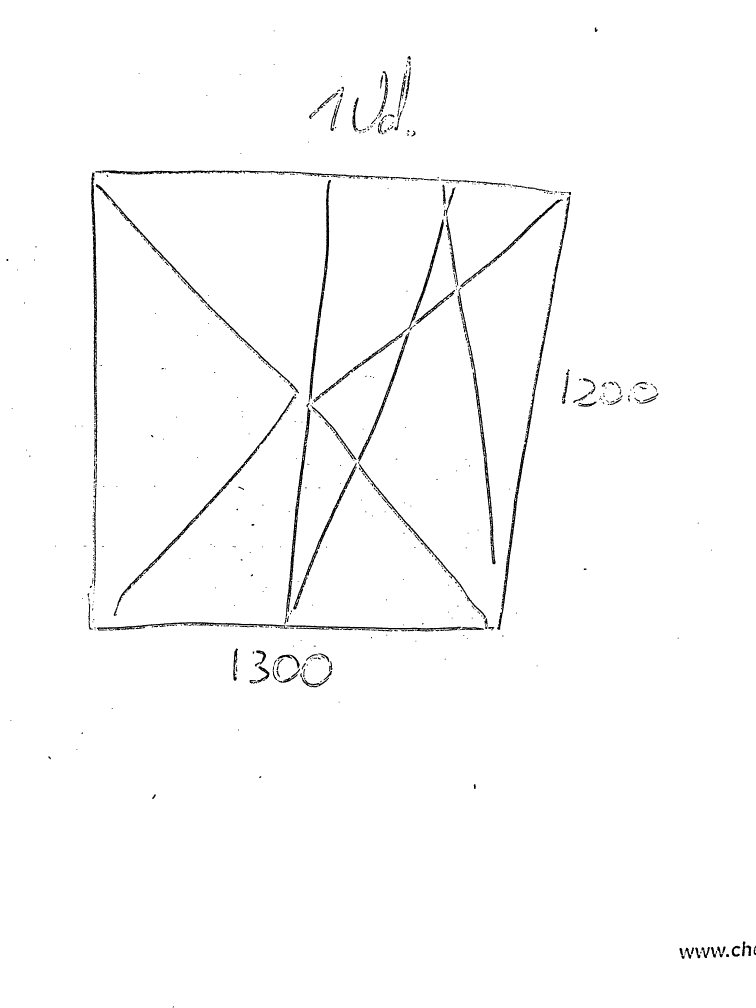
#> input picture foto_limpia.png, 3024 x 4032 px (shown at 1/4 size)
$ python separar-ventanas.py
#> lines starting #> are read from the running program, lines starting #| are printed output that depends on the picture; after the words box and inside, x2 and y2 are one past the last pixel; in counts of white or black regions, pixels touching at a corner belong together
import cv2
import numpy as np
import os
import shutil

# ==========================================
# BORRAR RECORTES ANTERIORES
# ==========================================

if os.path.exists("recortes"):
    shutil.rmtree("recortes")

os.makedirs("recortes")

# ==========================================
# CARGAR IMAGEN
# ==========================================

img = cv2.imread("foto_limpia.png")
#> img is the input picture: shape (4032, 3024, 3); 98.6% white; 820 black regions (381 under 20 px), largest, box (x1, y1, x2, y2) and area: (1989, 984, 2249, 2519) 13416, (468, 1583, 1185, 2426) 9457, (1832, 1165, 1982, 2257) 9320

if img is None:
    print("ERROR: no existe foto_limpia.png")
    exit()

gris = cv2.cvtColor(img, cv2.COLOR_BGR2GRAY)

# ==========================================
# INVERTIR
# ==========================================

invertida = 255 - gris
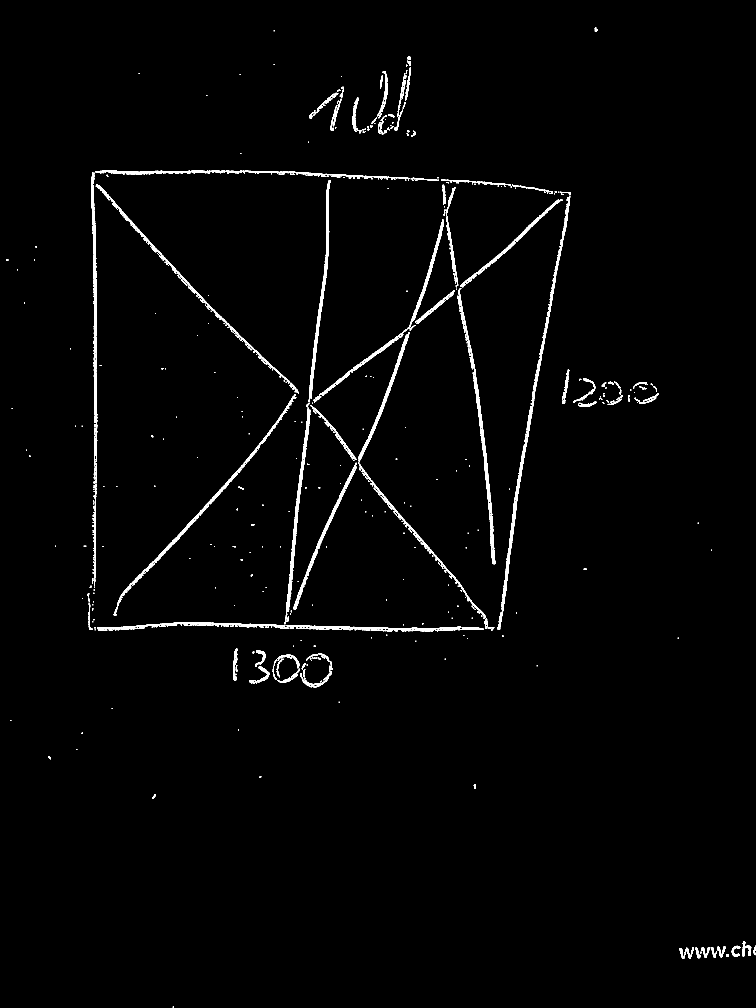
#> invertida: shape (4032, 3024) (shown at 1/4 size); 1.4% white; 820 white regions (381 under 20 px), largest, box (x1, y1, x2, y2) and area: (1989, 984, 2249, 2519) 13416, (468, 1583, 1185, 2426) 9457, (1832, 1165, 1982, 2257) 9320

# ==========================================
# THRESHOLD
# ==========================================

_, binaria = cv2.threshold(
    invertida,
    40,
    255,
    cv2.THRESH_BINARY
)

# ==========================================
# DILATAR
# ==========================================

kernel = np.ones((5,5), np.uint8)

dilatada = cv2.dilate(
    binaria,
    kernel,
    iterations=2
)
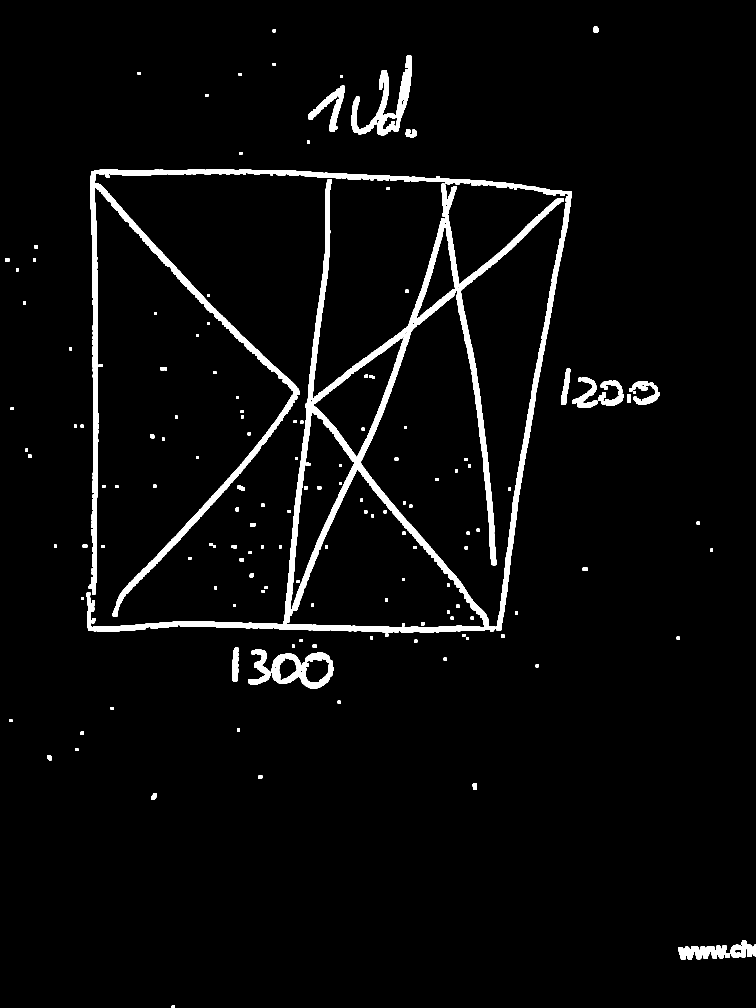
#> dilatada: shape (4032, 3024) (shown at 1/4 size); 3.6% white; 159 white regions

# ==========================================
# CONTORNOS EXTERNOS SOLO
# ==========================================

contornos, _ = cv2.findContours(
    dilatada,
    cv2.RETR_EXTERNAL,
    cv2.CHAIN_APPROX_SIMPLE
)
#> contornos = 133 contours; largest, box (x1, y1, x2, y2) and area: (346, 716, 2256, 2530) 599488, (355, 678, 1759, 2468) 101914, (1760, 714, 2288, 2523) 40446, (1405, 220, 1647, 541) 20516, (1087, 2610, 1334, 2753) 18882

# ==========================================
# RECTANGULOS VALIDOS
# ==========================================

rectangulos = []

for c in contornos:

    x, y, w, h = cv2.boundingRect(c)

    area = w * h

    if area < 40000:
        continue

    # ignorar mancha negra izquierda
    if x < 100 and h > img.shape[0] * 0.5:
        continue

    rectangulos.append((x, y, w, h))
#> this loop made 133 passes
#> (c, x, y, w, h, area) on passes 10, 12, 13, 14, 15, 16, 17, 21: ([[302, 2993], [302, 3003], [312, 3003], [312, 2993]], 302, 2993, 11, 11, 121), ([[949, 2914], [949, 2925], [959, 2925], [959, 2914]], 949, 2914, 11, 12, 132), ([[38, 2877], [38, 2887], [48, 2887], [48, 2877]], 38, 2877, 11, 11, 121), ([[443, 2828], [443, 2838], [454, 2838], [454, 2828]], 443, 2828, 12, 11, 132), ([[1351, 2803], [1351, 2813], [1361, 2813], [1361, 2803]], 1351, 2803, 11, 11, 121), ([[2143, 2658], [2143, 2668], [2153, 2668], [2153, 2658]], 2143, 2658, 11, 11, 121), ([[1775, 2631], [1775, 2641], [1786, 2641], [1786, 2631]], 1775, 2631, 12, 11, 132), ([[1251, 2579], [1251, 2589], [1266, 2589], [1266, 2579]], 1251, 2579, 16, 11, 176)
#> (x, y, w, h, area) on passes 1 to 6: (687, 4021, 12, 11, 132), (2900, 3812, 20, 20, 400), (2714, 3782, 192, 57, 10944), (3011, 3779, 13, 46, 598), (2923, 3762, 86, 69, 5934), (605, 3174, 22, 26, 572)
#> after the loop, rectangulos = [(346, 716, 1910, 1814), (1760, 714, 528, 1809), (355, 678, 1404, 1790), (1405, 220, 242, 321)]

# ==========================================
# ELIMINAR RECTANGULOS DENTRO DE OTROS
# ==========================================

finales = []

for i, (x1, y1, w1, h1) in enumerate(rectangulos):

    dentro = False

    for j, (x2, y2, w2, h2) in enumerate(rectangulos):

        if i == j:
            continue

        if (
            x1 > x2 and
            y1 > y2 and
            x1 + w1 < x2 + w2 and
            y1 + h1 < y2 + h2
        ):
            dentro = True
            break

    if not dentro:
        finales.append((x1, y1, w1, h1))
#> this loop made 4 passes
#> after the loop, finales has the same summary as rectangulos

# ==========================================
# ORDENAR
# ==========================================

finales = sorted(finales, key=lambda r: (r[1], r[0]))
#> finales = [(1405, 220, 242, 321), (355, 678, 1404, 1790), (1760, 714, 528, 1809), (346, 716, 1910, 1814)]

# ==========================================
# GUARDAR
# ==========================================

contador = 0

for x, y, w, h in finales:

    margen = 130

    x1 = max(x - margen, 0)
    y1 = max(y - margen, 0)

    x2 = min(x + w + margen, img.shape[1])
    y2 = min(y + h + margen, img.shape[0])

    recorte = img[y1:y2, x1:x2]

    contador += 1

    nombre = f"recortes/ventana_{contador}.png"

    cv2.imwrite(nombre, recorte)

    print(f"Ventana detectada: {contador}")
#> this loop made 4 passes
#> (x, y, w, h, x1, y1, x2, y2) on passes 1 to 4: (1405, 220, 242, 321, 1275, 90, 1777, 671), (355, 678, 1404, 1790, 225, 548, 1889, 2598), (1760, 714, 528, 1809, 1630, 584, 2418, 2653), (346, 716, 1910, 1814, 216, 586, 2386, 2660)
#| Ventana detectada: 1
#| Ventana detectada: 2
#| Ventana detectada: 3
#| Ventana detectada: 4
#> pass 1, `recorte = img[y1:y2, x1:x2]`:
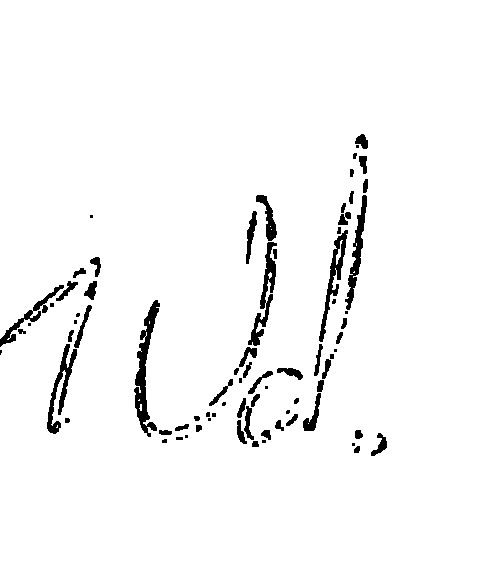
#> recorte: shape (581, 502, 3); 96.7% white; 77 black regions (21 under 20 px), largest, box (x1, y1, x2, y2) and area: (134, 300, 160, 437) 1236, (248, 242, 277, 346) 851, (47, 344, 77, 434) 800
#> pass 2, `recorte = img[y1:y2, x1:x2]`:
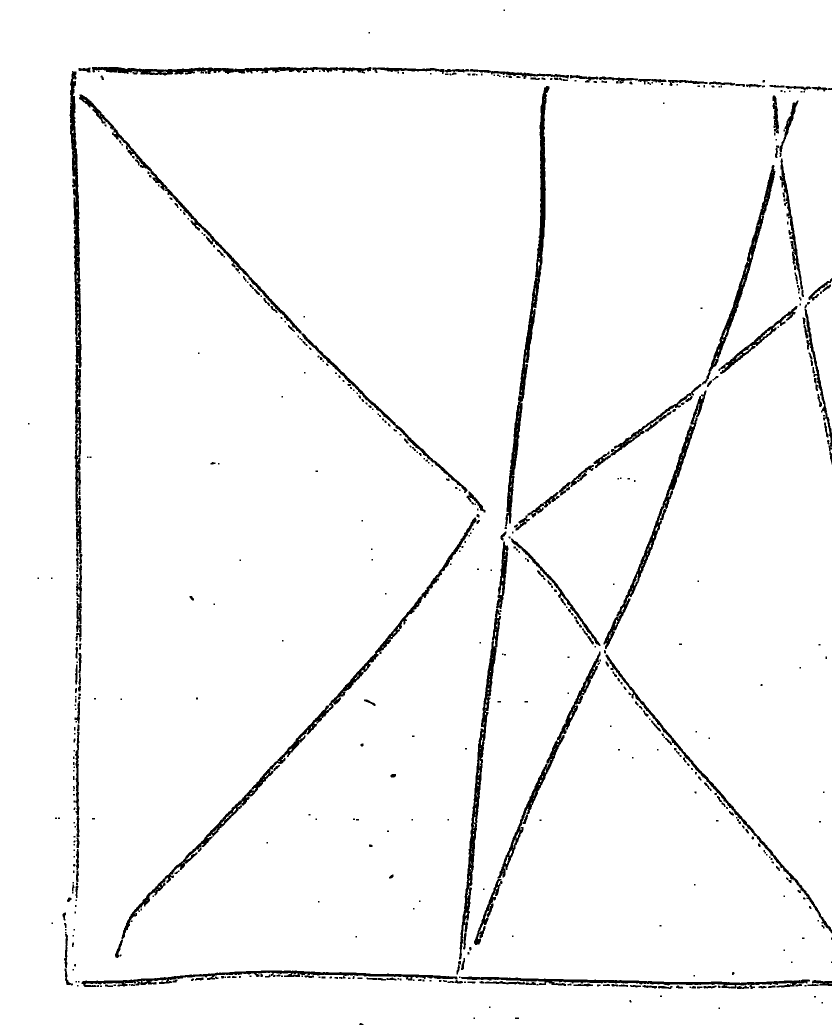
#> recorte: shape (2050, 1664, 3) (shown at 1/2 size); 96.7% white; 528 black regions (272 under 20 px), largest, box (x1, y1, x2, y2) and area: (243, 1035, 960, 1878) 9457, (1010, 172, 1099, 1053) 8721, (158, 189, 935, 986) 7205
#> pass 3, `recorte = img[y1:y2, x1:x2]`:
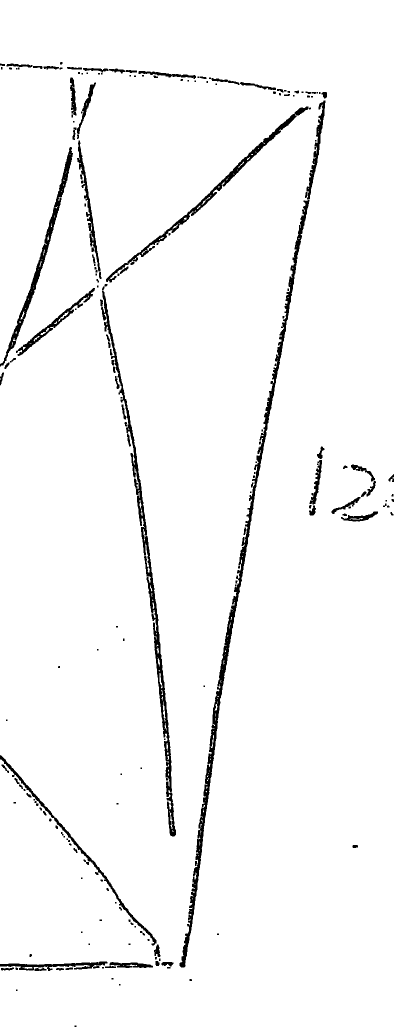
#> recorte: shape (2069, 788, 3) (shown at 1/2 size); 96.7% white; 201 black regions (94 under 20 px), largest, box (x1, y1, x2, y2) and area: (359, 400, 619, 1935) 13416, (202, 581, 352, 1673) 9320, (212, 213, 617, 565) 4748
#> after the loop, contador = 4

# ==========================================
# FINAL
# ==========================================

print("")
print("===================")
print("TOTAL:", contador)
#| TOTAL: 4
print("===================")
